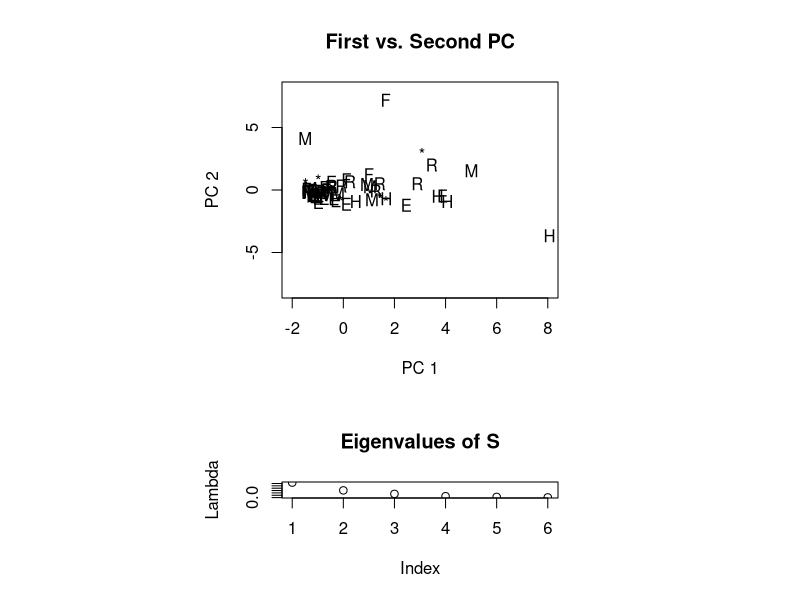

Recreate this plot in R.

# clear all variables
rm(list = ls(all = TRUE))
graphics.off()

# Load data
x = read.table("uscomp2.dat")

# Without IBM and General Electric
x = rbind(x[1:37, ], x[39, ], x[41:79, ])

colnames(x) = c("Company", "A", "S", "MV", "P", "CF", "E", "Sector")
attach(x)
Sector = as.character(Sector)
Sector[1:2]   = "H"
Sector[3:17]  = "E"
Sector[18:34] = "F"
Sector[35:40] = "H"
Sector[41:50] = "M"
Sector[51:61] = "*"
Sector[62:71] = "R"
Sector[72:77] = "*"

x   = x[, 2:7]
n   = nrow(x)
x   = (x - matrix(apply(x, 2, mean), n, 6, byrow = T))/matrix(sqrt((n - 1) * apply(x, 
    2, var)/n), n, 6, byrow = T)  # standardizes the data
eig = eigen((n - 1) * cov(x)/n)   # spectral decomposition
e   = eig$values
v   = eig$vectors
x   = as.matrix(x) %*% v          # principal components
layout(matrix(c(2, 1), 2, 1, byrow = T), c(2, 1), c(2, 1), T)

# plot
plot(e, xlab = "Index", ylab = "Lambda", main = "Eigenvalues of S")
plot(-x[, 1], x[, 2], xlim = c(-2, 8), ylim = c(-8, 8), type = "n", xlab = "PC 1", 
    ylab = "PC 2", main = "First vs. Second PC")
text(-x[, 1], x[, 2], Sector) 
